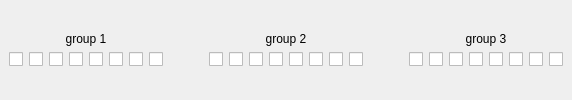
  <widget class="QDockWidget" name="dockWidget_5">
   <property name="enabled">
    <bool>true</bool>
   </property>
   <property name="sizePolicy">
    <sizepolicy hsizetype="Preferred" vsizetype="Preferred">
     <horstretch>0</horstretch>
     <verstretch>0</verstretch>
    </sizepolicy>
   </property>
   <property name="minimumSize">
    <size>
     <width>547</width>
     <height>92</height>
    </size>
   </property>
   <property name="features">
    <set>QDockWidget::AllDockWidgetFeatures</set>
   </property>
   <property name="allowedAreas">
    <set>Qt::NoDockWidgetArea</set>
   </property>
   <property name="windowTitle">
    <string>dip switch configuration (Gopttlieb)</string>
   </property>
   <attribute name="dockWidgetArea">
    <number>8</number>
   </attribute>
   <widget class="QWidget" name="dockWidgetContents_6">
    <layout class="QGridLayout" name="gridLayout_6">
     <item row="0" column="8">
      <layout class="QVBoxLayout" name="verticalLayout_5">
       <item>
        <widget class="QLabel" name="label_3">
         <property name="sizePolicy">
          <sizepolicy hsizetype="Preferred" vsizetype="Fixed">
           <horstretch>0</horstretch>
           <verstretch>0</verstretch>
          </sizepolicy>
         </property>
         <property name="text">
          <string>group 2</string>
         </property>
         <property name="alignment">
          <set>Qt::AlignCenter</set>
         </property>
        </widget>
       </item>
       <item>
        <layout class="QHBoxLayout" name="horizontalLayout_2">
         <item>
          <widget class="QCheckBox" name="checkBox_9">
           <property name="toolTip">
            <string>DIP 9=on (three balls per game).</string>
           </property>
           <property name="text">
            <string/>
           </property>
          </widget>
         </item>
         <item>
          <widget class="QCheckBox" name="checkBox_10">
           <property name="toolTip">
            <string>DIP 10=on (match feature on).</string>
           </property>
           <property name="text">
            <string/>
           </property>
          </widget>
         </item>
         <item>
          <widget class="QCheckBox" name="checkBox_11">
           <property name="toolTip">
            <string>DIP 11=on (replay instead of extra ball).</string>
           </property>
           <property name="text">
            <string/>
           </property>
          </widget>
         </item>
         <item>
          <widget class="QCheckBox" name="checkBox_12">
           <property name="toolTip">
            <string>DIP 12=on (tilt kills current ball only).</string>
           </property>
           <property name="text">
            <string/>
           </property>
          </widget>
         </item>
         <item>
          <widget class="QCheckBox" name="checkBox_13">
           <property name="toolTip">
            <string>DIP 13=on (show number of credits).</string>
           </property>
           <property name="text">
            <string/>
           </property>
          </widget>
         </item>
         <item>
          <widget class="QCheckBox" name="checkBox_14">
           <property name="toolTip">
            <string>DIP 14=on (play a tune when game started).</string>
           </property>
           <property name="text">
            <string/>
           </property>
          </widget>
         </item>
         <item>
          <widget class="QCheckBox" name="checkBox_15">
           <property name="text">
            <string/>
           </property>
          </widget>
         </item>
         <item>
          <widget class="QCheckBox" name="checkBox_16">
           <property name="text">
            <string/>
           </property>
          </widget>
         </item>
        </layout>
       </item>
      </layout>
     </item>
     <item row="0" column="13">
      <layout class="QVBoxLayout" name="verticalLayout_4">
       <item>
        <widget class="QLabel" name="label_4">
         <property name="sizePolicy">
          <sizepolicy hsizetype="Preferred" vsizetype="Fixed">
           <horstretch>0</horstretch>
           <verstretch>0</verstretch>
          </sizepolicy>
         </property>
         <property name="text">
          <string>group 3</string>
         </property>
         <property name="alignment">
          <set>Qt::AlignCenter</set>
         </property>
        </widget>
       </item>
       <item>
        <layout class="QHBoxLayout" name="horizontalLayout_3">
         <item>
          <widget class="QCheckBox" name="checkBox_17">
           <property name="toolTip">
            <string>DIP 17,18=on (maximum credits 15).</string>
           </property>
           <property name="text">
            <string/>
           </property>
          </widget>
         </item>
         <item>
          <widget class="QCheckBox" name="checkBox_18">
           <property name="toolTip">
            <string>DIP 17,18=on (maximum credits 15).</string>
           </property>
           <property name="text">
            <string/>
           </property>
          </widget>
         </item>
         <item>
          <widget class="QCheckBox" name="checkBox_19">
           <property name="text">
            <string/>
           </property>
          </widget>
         </item>
         <item>
          <widget class="QCheckBox" name="checkBox_20">
           <property name="toolTip">
            <string>DIP 20=on (chimes/tones when scoring).
</string>
           </property>
           <property name="text">
            <string/>
           </property>
          </widget>
         </item>
         <item>
          <widget class="QCheckBox" name="checkBox_21">
           <property name="toolTip">
            <string>DIP 21=on (show high score to date).</string>
           </property>
           <property name="text">
            <string/>
           </property>
          </widget>
         </item>
         <item>
          <widget class="QCheckBox" name="checkBox_22">
           <property name="toolTip">
            <string>DIP 22=on (award 3 credits when high score beat).</string>
           </property>
           <property name="text">
            <string/>
           </property>
          </widget>
         </item>
         <item>
          <widget class="QCheckBox" name="checkBox_23">
           <property name="toolTip">
            <string>DIP 23=on (play a tune when money inserted).</string>
           </property>
           <property name="text">
            <string/>
           </property>
          </widget>
         </item>
         <item>
          <widget class="QCheckBox" name="checkBox_24">
           <property name="text">
            <string/>
           </property>
          </widget>
         </item>
        </layout>
       </item>
      </layout>
     </item>
     <item row="0" column="12">
      <spacer name="horizontalSpacer_2">
       <property name="orientation">
        <enum>Qt::Horizontal</enum>
       </property>
       <property name="sizeHint" stdset="0">
        <size>
         <width>40</width>
         <height>20</height>
        </size>
       </property>
      </spacer>
     </item>
     <item row="0" column="0">
      <layout class="QVBoxLayout" name="verticalLayout_3">
       <item>
        <widget class="QLabel" name="label_2">
         <property name="sizePolicy">
          <sizepolicy hsizetype="Preferred" vsizetype="Fixed">
           <horstretch>0</horstretch>
           <verstretch>0</verstretch>
          </sizepolicy>
         </property>
         <property name="text">
          <string>group 1</string>
         </property>
         <property name="alignment">
          <set>Qt::AlignCenter</set>
         </property>
        </widget>
       </item>
       <item>
        <layout class="QHBoxLayout" name="horizontalLayout">
         <item>
          <widget class="QCheckBox" name="checkBox_1">
           <property name="toolTip">
            <string>DIP 1-8=off (one coin, one credit).</string>
           </property>
           <property name="text">
            <string/>
           </property>
          </widget>
         </item>
         <item>
          <widget class="QCheckBox" name="checkBox_2">
           <property name="toolTip">
            <string>DIP 1-8=off (one coin, one credit).</string>
           </property>
           <property name="text">
            <string/>
           </property>
          </widget>
         </item>
         <item>
          <widget class="QCheckBox" name="checkBox_3">
           <property name="toolTip">
            <string>DIP 1-8=off (one coin, one credit).</string>
           </property>
           <property name="text">
            <string/>
           </property>
          </widget>
         </item>
         <item>
          <widget class="QCheckBox" name="checkBox_4">
           <property name="toolTip">
            <string>DIP 1-8=off (one coin, one credit).</string>
           </property>
           <property name="text">
            <string/>
           </property>
          </widget>
         </item>
         <item>
          <widget class="QCheckBox" name="checkBox_5">
           <property name="toolTip">
            <string>DIP 1-8=off (one coin, one credit).</string>
           </property>
           <property name="text">
            <string/>
           </property>
          </widget>
         </item>
         <item>
          <widget class="QCheckBox" name="checkBox_6">
           <property name="toolTip">
            <string>DIP 1-8=off (one coin, one credit).</string>
           </property>
           <property name="text">
            <string/>
           </property>
          </widget>
         </item>
         <item>
          <widget class="QCheckBox" name="checkBox_7">
           <property name="toolTip">
            <string>DIP 1-8=off (one coin, one credit).</string>
           </property>
           <property name="text">
            <string/>
           </property>
          </widget>
         </item>
         <item>
          <widget class="QCheckBox" name="checkBox_8">
           <property name="toolTip">
            <string>DIP 1-8=off (one coin, one credit).</string>
           </property>
           <property name="text">
            <string/>
           </property>
          </widget>
         </item>
        </layout>
       </item>
      </layout>
     </item>
     <item row="0" column="1">
      <spacer name="horizontalSpacer">
       <property name="orientation">
        <enum>Qt::Horizontal</enum>
       </property>
       <property name="sizeHint" stdset="0">
        <size>
         <width>40</width>
         <height>20</height>
        </size>
       </property>
      </spacer>
     </item>
    </layout>
   </widget>
  </widget>
